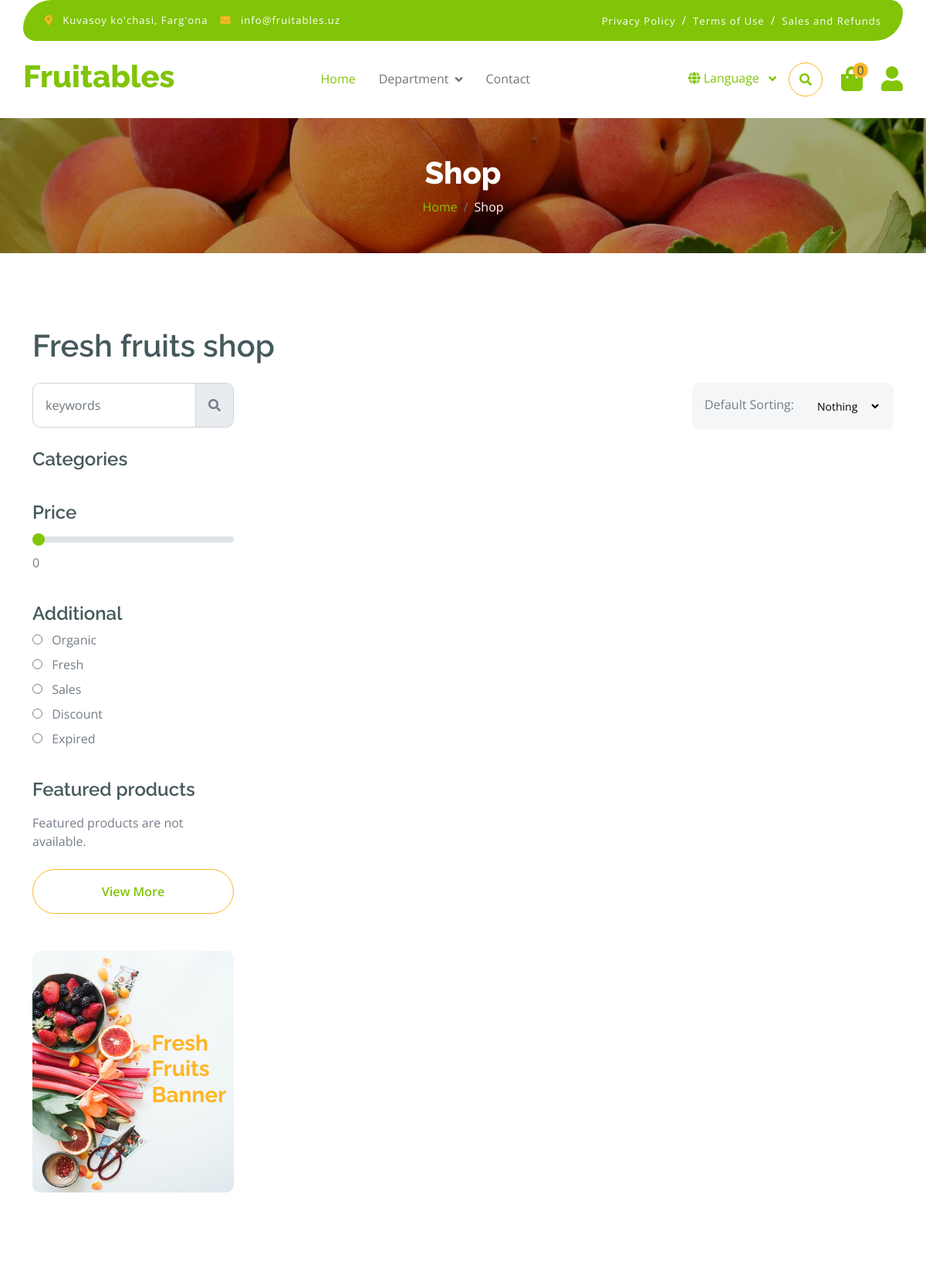
Page /department/sabzavotlar/ (upper part) on the earlier database version.
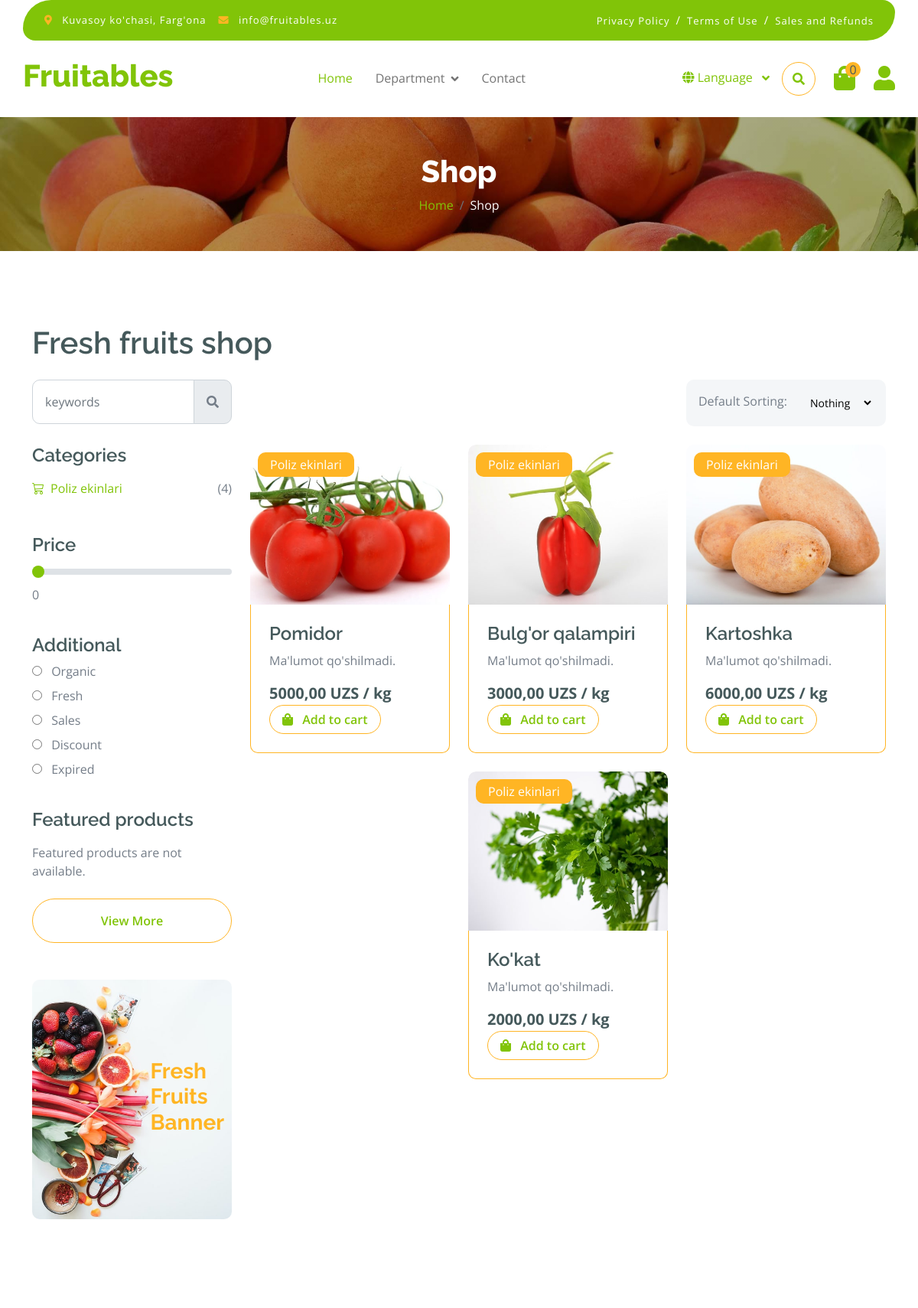
Same page on the later database version.
### manager/models.py (models this page shows, shortened)
class Category(models.Model):
    name = models.CharField(max_length=150, unique=True, verbose_name='Nomi')
    slug = models.SlugField(max_length=150, unique=True, verbose_name='Identifikatori')
    departament = models.ForeignKey(Departament, on_delete=models.CASCADE, related_name='category',
                                    verbose_name="Bo'limi")
    class Meta:
        verbose_name = 'Kategoriya '
        verbose_name_plural = 'Kategoriyalar'

class Product(models.Model):
    name = models.CharField(max_length=250, verbose_name='Nomi')
    slug = models.SlugField(max_length=250, unique=True, verbose_name='Identifikatori')
    description = models.TextField(default="Ma'lumot qo'shilmadi.", verbose_name='Tavsifi')
    currency = models.CharField(max_length=3, choices=CURRENCY_TYPES, verbose_name='Valyuta')
    price = models.DecimalField(max_digits=10, decimal_places=2, verbose_name='Narxi', validators=[MinValueValidator(0)])
    discount = models.IntegerField(default=0, verbose_name='Chegirma foizi',
                                   validators=[MinValueValidator(0), MaxValueValidator(100)],
                                   help_text='Agar mahsulotingizga chegirma qo‘ymoqchi bo‘lsangiz, chegirma foizini (masalan, 50) kiriting. Agar chegirma bermoqchi bo‘lmasangiz, bu maydonga tegmang.')
    quantity = models.IntegerField(default=0, verbose_name='Miqdori', validators=[MinValueValidator(0)],)
    quality = models.CharField(max_length=10, verbose_name='Sifati')
    weight = models.CharField(max_length=2, choices=WEIGHT_TYPES, verbose_name="O'lchov birligi")
    category = models.ForeignKey(Category, on_delete=models.SET_NULL, related_name='products', null=True)
    class Meta:
        verbose_name = 'Mahsulot '
        verbose_name_plural = 'Mahsulotlar'

class ProductImage(models.Model):
    image = models.ImageField(upload_to='products/', verbose_name='Rasmi (500x350)',
                              help_text="Rasmning o‘lchami 500x350 piksel bo‘lishi kerak. Iltimos, to‘g‘ri o‘lchamdagi rasmni yuklang!")
    product = models.ForeignKey(Product, on_delete=models.CASCADE, related_name='images', verbose_name='Mahsuloti')
    class Meta:
        verbose_name = 'Mahsulot surati '
        verbose_name_plural = 'Mahsulot suratlari'

### manager/views.py (the view)
# urls.py: path('department/<slug:department_slug>/', ProductsByDepartment.as_view(), name='department'),
class ProductsByDepartment(HomeListView):
    template_name = 'shop.html'
    paginate_by = 9
    def get_context_data(self, *, object_list=None, **kwargs):
        context = super().get_context_data(**kwargs)
        department = get_object_or_404(Departament, slug=self.kwargs.get('department_slug'))
        categories = Category.objects.filter(departament=department).select_related('departament')
        products = Product.objects.filter(category__departament=department).select_related('category')
        featured_products = Product.objects.filter(category__departament=department, discount__gt=0).select_related(
            'category')
        paginator = Paginator(products, self.paginate_by)
        page_number = self.request.GET.get('page', 1)
        page_obj = paginator.page(page_number)
        context.update({
            'department': department,
            'categories': categories,
            'page_obj': page_obj,
            'featured_products': featured_products[:3],
            'all_featured_products': featured_products[3:]
        })
        return context

### templates/shop.html (shortened to what this page needs)
{% extends 'base.html' %}
{% load static %}
{% block main %}
<div class="container-fluid page-header py-5">
    <h1 class="text-center text-white display-6">Shop</h1>
    <ol class="breadcrumb justify-content-center mb-0">
        <li class="breadcrumb-item"><a href="{% url 'home' %}">Home</a></li>
        <li class="breadcrumb-item active text-white">Shop</li>
    </ol>
</div>
<div class="container-fluid fruite py-5">
    <div class="container py-5">
        <h1 class="mb-4">Fresh fruits shop</h1>
        <div class="row g-4">
            <div class="col-lg-12">
                <div class="row g-4">
                    <div class="col-xl-3">
                        <div class="input-group w-100 mx-auto d-flex">
                            <input type="search" class="form-control p-3" placeholder="keywords"
                                   aria-describedby="search-icon-1">
                            <span id="search-icon-1" class="input-group-text p-3"><i class="fa fa-search"></i></span>
                        </div>
                    </div>
                    <div class="col-6"></div>
                    <div class="col-xl-3">
                        <div class="bg-light ps-3 py-3 rounded d-flex justify-content-between mb-4">
                            <label for="fruits">Default Sorting:</label>
                            <select id="fruits" name="fruitlist" class="border-0 form-select-sm bg-light me-3"
                                    form="fruitform">
                                <option value="volvo">Nothing</option>
                            </select>
                        </div>
                    </div>
                </div>
                <div class="row g-4">
                    <div class="col-lg-3">
                        <div class="row g-4">
                            <div class="col-lg-12">
                                <div class="mb-3">
                                    <h4>Categories</h4>
                                    <ul class="list-unstyled fruite-categorie">
                                        {% for category in categories %}
                                        <li>
                                            <div class="d-flex justify-content-between fruite-name">
                                                <a href="{% url 'category' department.slug category.slug %}"><i
                                                        class="bi bi-cart3 me-2"></i>{{ category.name }}</a>
                                                <span>({{ category.products.count }})</span>
                                            </div>
                                        </li>
                                        {% endfor %}
                                    </ul>
                                </div>
                            </div>
                            <div class="col-lg-12">
                                <div class="mb-3">
                                    <h4 class="mb-2">Price</h4>
                                    <input type="range" class="form-range w-100" id="rangeInput" name="rangeInput"
                                           min="0" max="500" value="0" oninput="amount.value=rangeInput.value">
                                    <output id="amount" name="amount" min-velue="0" max-value="500" for="rangeInput">0
                                    </output>
                                </div>
                            </div>
                            <div class="col-lg-12">
                                <div class="mb-3">
                                    <h4>Additional</h4>
                                    <div class="mb-2">
                                        <input type="radio" class="me-2" id="Categories-1" name="Categories-1"
                                               value="Beverages">
                                        <label for="Categories-1"> Organic</label>
                                    </div>
                                    <div class="mb-2">
                                        <input type="radio" class="me-2" id="Categories-2" name="Categories-1"
                                               value="Beverages">
                                        <label for="Categories-2"> Fresh</label>
                                    </div>
                                    <div class="mb-2">
                                        <input type="radio" class="me-2" id="Categories-3" name="Categories-1"
                                               value="Beverages">
                                        <label for="Categories-3"> Sales</label>
                                    </div>
                                    <div class="mb-2">
                                        <input type="radio" class="me-2" id="Categories-4" name="Categories-1"
                                               value="Beverages">
                                        <label for="Categories-4"> Discount</label>
                                    </div>
                                    <div class="mb-2">
                                        <input type="radio" class="me-2" id="Categories-5" name="Categories-1"
                                               value="Beverages">
                                        <label for="Categories-5"> Expired</label>
                                    </div>
                                </div>
                            </div>
                            <div class="col-lg-12">
                                <h4 class="mb-3">Featured products</h4>
                                {% if featured_products %}
                                {% for product in featured_products %}
                                <div class="d-flex align-items-center justify-content-start">
                                    <div class="position-relative me-4" style="width: 100px; height: 100px;">
                                        <img src="{{ product.images.first.image.url }}" class="img-fluid rounded" alt="{{ product.name }}">
                                        <div class="position-absolute top-0 start-0 bg-danger text-white rounded-end p-1" style="font-size: 14px; z-index: 10;">
                                            -{{ product.discount }}%
                                        </div>
                                    </div>
                                    <div>
                                        <h6 class="mb-2"><a href="{% url 'product' department.slug product.category.slug product.slug %}" class="text-dark">{{ product.name }}</a></h6>
                                        <div class="d-flex mb-2">
                                            <i class="fa fa-star text-secondary"></i>
                                            <i class="fa fa-star text-secondary"></i>
                                            <i class="fa fa-star text-secondary"></i>
                                            <i class="fa fa-star text-secondary"></i>
                                            <i class="fa fa-star"></i>
                                        </div>
                                        <div class="d-flex mb-2">
                                            <h5 class="fw-bold me-2">{{ product.get_discount_price }} {{ product.currency }}</h5>
                                            <h5 class="text-danger text-decoration-line-through">{{ product.price }} {{ product.currency }}</h5>
                                        </div>
                                    </div>
                                </div>
                                {% endfor %}
                                {% else %}
                                <p>Featured products are not available.</p>
                                {% endif %}
                                <div class="d-flex justify-content-center my-4">
                                    <button id="view-more-btn"
                                            class="btn border border-secondary px-4 py-3 rounded-pill text-primary w-100">
                                        View More
                                    </button>
                                </div>
                            </div>
                            <div class="col-lg-12">
                                <div class="position-relative">
                                    <img src="{% static 'img/banner-fruits.jpg' %}" class="img-fluid w-100 rounded"
                                         alt="">
                                    <div class="position-absolute"
                                         style="top: 50%; right: 10px; transform: translateY(-50%);">
                                        <h3 class="text-secondary fw-bold">Fresh <br> Fruits <br> Banner</h3>
                                    </div>
                                </div>
                            </div>
                        </div>
                    </div>
                    <div class="col-lg-9">
                        <div class="row g-4 justify-content-center">
                            {% for product in page_obj %}
                            <div class="col-md-6 col-lg-6 col-xl-4">
                                <div class="rounded position-relative fruite-item">
                                    <div class="fruite-img">
                                        <img src="{{ product.images.first.image.url }}"
                                             class="img-fluid w-100 rounded-top" alt="">
                                    </div>
                                    <div class="text-white bg-secondary px-3 py-1 rounded position-absolute"
                                         style="top: 10px; left: 10px;"><a href="{% url 'category' department.slug product.category.slug %}" class="text-white">{{ product.category.name }}</a>
                                    </div>
                                    <div class="p-4 border border-secondary border-top-0 rounded-bottom">
                                        <h4><a href="{% url 'product' department.slug product.category.slug product.slug %}" class="text-dark">{{ product.name }}</a></h4>
                                        <p>{{ product.description }}</p>
                                        <div class="d-flex justify-content-between flex-lg-wrap">
                                            <p class="text-dark fs-5 fw-bold mb-0">{{ product.price }} {{ product.currency }} /
                                                {{ product.weight }}</p>
                                            <a href="#"
                                               class="btn border border-secondary rounded-pill px-3 text-primary"><i
                                                    class="fa fa-shopping-bag me-2 text-primary"></i> Add to cart</a>
                                        </div>
                                    </div>
                                </div>
                            </div>
                            {% endfor %}
                        </div>
                    </div>
                </div>
            </div>
        </div>
    </div>
</div>
{% endblock main %}

Differences in the rows shown:
added Category: name "Poliz ekinlari", products.count "4"
added Product: images.first.image (picture), category.name "Poliz ekinlari", name "Pomidor", description "Ma'lumot qo'shilmadi.", price "5000,00", currency "UZS", weight "kg"
added Product: images.first.image (picture), category.name "Poliz ekinlari", name "Bulg'or qalampiri", description "Ma'lumot qo'shilmadi.", price "3000,00", currency "UZS", weight "kg"
added Product: images.first.image (picture), category.name "Poliz ekinlari", name "Kartoshka", description "Ma'lumot qo'shilmadi.", price "6000,00", currency "UZS", weight "kg"
added Product: images.first.image (picture), category.name "Poliz ekinlari", name "Ko'kat", description "Ma'lumot qo'shilmadi.", price "2000,00", currency "UZS", weight "kg"
